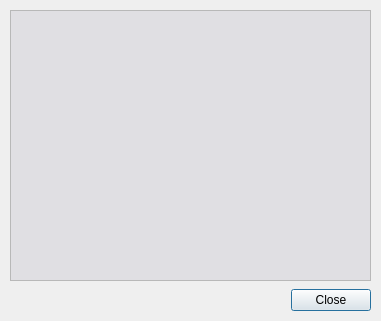
<?xml version="1.0" encoding="UTF-8"?>
<ui version="4.0">
 <class>messageDialog</class>
 <widget class="QDialog" name="messageDialog">
  <property name="windowModality">
   <enum>Qt::ApplicationModal</enum>
  </property>
  <property name="geometry">
   <rect>
    <x>0</x>
    <y>0</y>
    <width>381</width>
    <height>321</height>
   </rect>
  </property>
  <property name="windowTitle">
   <string/>
  </property>
  <property name="modal">
   <bool>true</bool>
  </property>
  <widget class="QDialogButtonBox" name="buttonBox">
   <property name="geometry">
    <rect>
     <x>10</x>
     <y>280</y>
     <width>361</width>
     <height>41</height>
    </rect>
   </property>
   <property name="orientation">
    <enum>Qt::Horizontal</enum>
   </property>
   <property name="standardButtons">
    <set>QDialogButtonBox::Close</set>
   </property>
   <property name="centerButtons">
    <bool>false</bool>
   </property>
  </widget>
  <widget class="QTextEdit" name="textEdit">
   <property name="geometry">
    <rect>
     <x>10</x>
     <y>10</y>
     <width>361</width>
     <height>271</height>
    </rect>
   </property>
   <property name="palette">
    <palette>
     <active>
      <colorrole role="Base">
       <brush brushstyle="SolidPattern">
        <color alpha="255">
         <red>224</red>
         <green>223</green>
         <blue>227</blue>
        </color>
       </brush>
      </colorrole>
     </active>
     <inactive>
      <colorrole role="Base">
       <brush brushstyle="SolidPattern">
        <color alpha="255">
         <red>224</red>
         <green>223</green>
         <blue>227</blue>
        </color>
       </brush>
      </colorrole>
     </inactive>
     <disabled>
      <colorrole role="Base">
       <brush brushstyle="SolidPattern">
        <color alpha="255">
         <red>224</red>
         <green>223</green>
         <blue>227</blue>
        </color>
       </brush>
      </colorrole>
     </disabled>
    </palette>
   </property>
   <property name="font">
    <font>
     <pointsize>8</pointsize>
    </font>
   </property>
   <property name="undoRedoEnabled">
    <bool>false</bool>
   </property>
   <property name="readOnly">
    <bool>true</bool>
   </property>
  </widget>
 </widget>
 <tabstops>
  <tabstop>buttonBox</tabstop>
 </tabstops>
 <resources/>
 <connections>
  <connection>
   <sender>buttonBox</sender>
   <signal>accepted()</signal>
   <receiver>messageDialog</receiver>
   <slot>accept()</slot>
   <hints>
    <hint type="sourcelabel">
     <x>213</x>
     <y>350</y>
    </hint>
    <hint type="destinationlabel">
     <x>198</x>
     <y>144</y>
    </hint>
   </hints>
  </connection>
 </connections>
</ui>
